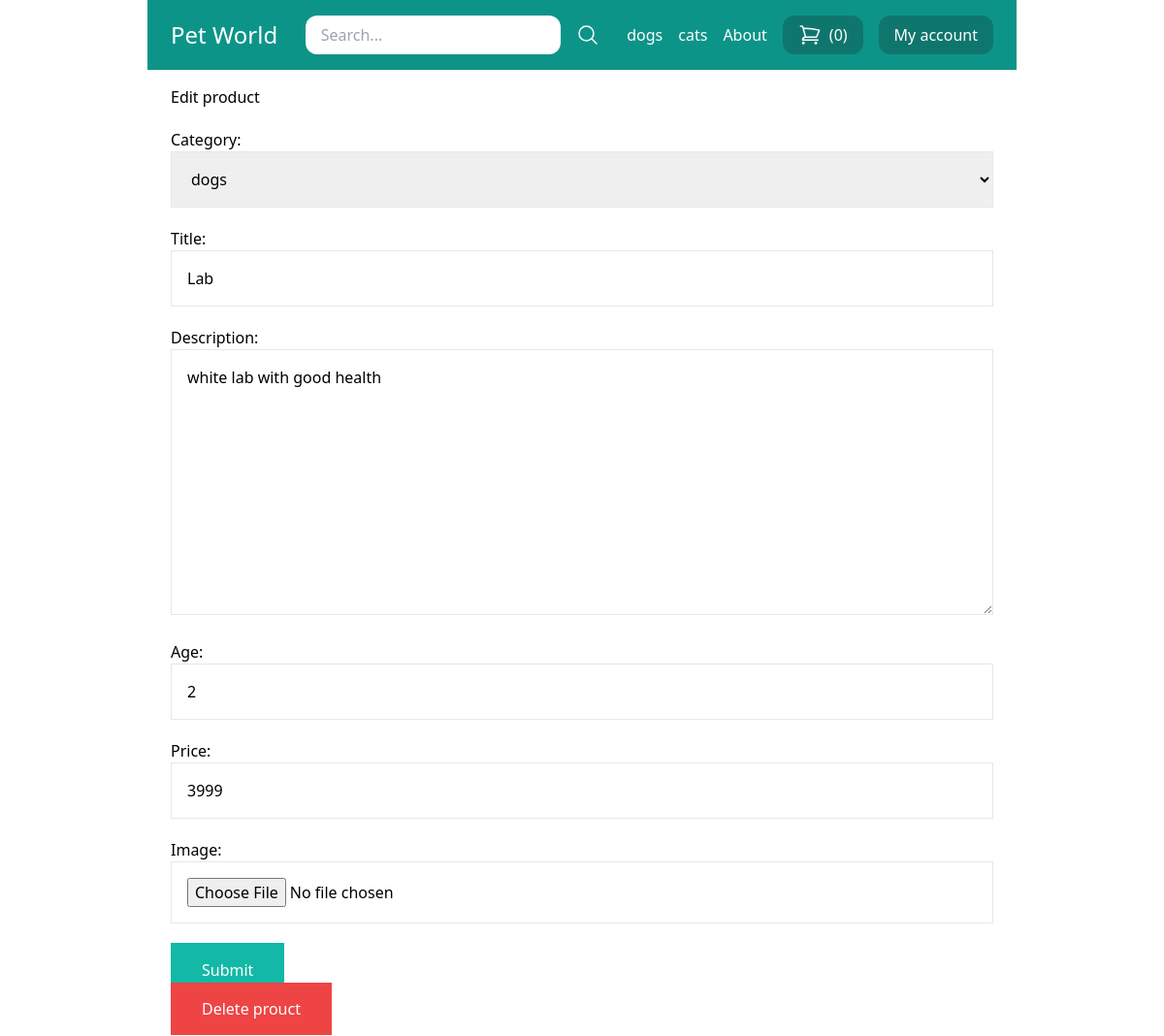
/my-store/edit-product/1/ (signed in), run on the app's committed database.
### store/models.py (models this page shows, shortened)
class Category(models.Model):
    title = models.CharField(max_length = 50)
    slug = models.SlugField(max_length = 50)
    class Meta:
        verbose_name_plural ='Categories'
    def __str__(self):
        return self.title

class Product(models.Model):
    DRAFT = 'draft'
    WAITING_APPROVAL = 'waintingapproval'
    ACTIVE = 'active'
    DELETED = 'deleted'
    STATUS_CHOICES = (
        (DRAFT, 'Draft'),
        (WAITING_APPROVAL,'Waiting approval'),
        (ACTIVE,'Active'),
        (DELETED,'Deleted')
    )
    user = models.ForeignKey(User, related_name='products', on_delete= models.CASCADE)
    category = models.ForeignKey(Category, related_name='products', on_delete= models.CASCADE)
    age =  models.IntegerField( blank = True, null = True)
    title = models.CharField(max_length = 50)
    slug = models.SlugField(max_length = 50)
    description = models.TextField(blank = True)
    price = models.IntegerField()
    image =models.ImageField(upload_to='uploads/product_images/', blank=True, null=True)
    thumbnail = models.ImageField(upload_to='upload/product_images/thumbnail/', blank=True, null=True)
    created_at = models.DateTimeField(auto_now_add=True)
    updated_at = models.DateTimeField(auto_now=True)
    status = models.CharField(max_length=50, choices = STATUS_CHOICES, default= ACTIVE)
    class Meta:
        ordering = ('-created_at',)

### userprofile/views.py (the view)
# urls.py: path('my-store/edit-product/<int:pk>/', views.edit_product, name='edit_product'),
@login_required
def edit_product(request, pk):
    product = Product.objects.filter(user = request.user).get(pk=pk)
    if request.method == 'POST':
        form = ProductForm(request.POST, request.FILES , instance=product)
        if form.is_valid():
            form.save()
            messages.success(request, 'The chenges was saved')
            return redirect('my_store')
    else:
        form = ProductForm( instance= product)
    return render(request, 'userprofile/product_form.html',{
        'title':'Edit product',
        'product':product,
        'form':form
    })

### store/forms.py
class ProductForm(forms.ModelForm):
    class Meta:
        model = Product
        fields =('category','title', 'description','age', 'price', 'image',)
        widgets = {
            'category':forms.Select(attrs={
                'class':"w-full p-4 border border-gray-200 "
            }),
            'title': forms.TextInput(attrs={
                'class':"w-full p-4 border border-gray-200 "
            }),
            'description': forms.Textarea(attrs={
                'class':"w-full p-4 border border-gray-200 "
            }),
            'age': forms.TextInput(attrs={
                'class':"w-full p-4 border border-gray-200 "
            }),
            'price': forms.TextInput(attrs={
                'class':"w-full p-4 border border-gray-200 "
            }),
            'image': forms.FileInput(attrs={
                'class':"w-full p-4 border border-gray-200 "
            }),
        }

### store/cart.py (called while the page is built)
    def __len__(self):
        return sum(item['quantity'] for item in self.cart.values())

### store/context_processors.py (called while the page is built)
def cart(request):
    return{'cart': Cart(request)}

### store/templatetags/menu.py (called while the page is built)
@register.inclusion_tag("core/menu.html")
def menu():
    categories = Category.objects.all()
    return {'categories': categories}

### userprofile/templates/userprofile/product_form.html (shortened to what this page needs)
{% extends 'core/base.html' %}
{% block content %}
    <h1 classs="text-2xl"> {{ title }} </h1>
    <form method="post" action="." enctype="multipart/form-data" class="space-y-5" >
        {{ form.as_p }}
        <button class="py-4 px-8 bg-teal-500 text-white hover:bg-teal-700">Submit </button>
    </form>
    {% if product %}
        <a href="{% url 'delete_product' product.id %}" class="mt-2 py-4 px-8 bg-red-500 text-white"> Delete prouct </a>
    {% endif %}
{% endblock %}

### core/templates/core/menu.html
{% for category in categories %}
<a href="{% url 'category_detail' category.slug  %}" class="text-white">{{ category.title }}</a>
{% endfor %}
<a href="{% url 'about' %}" class="text-white">About</a>

### data on the page
Category: title "dogs", title "Lab"
Category: title "cats"
Product: category "dogs", description "white lab with good health", age "2", price "3999"

### other printed values
{{ cart|length }} "0"
{{ title }} "Edit product"
